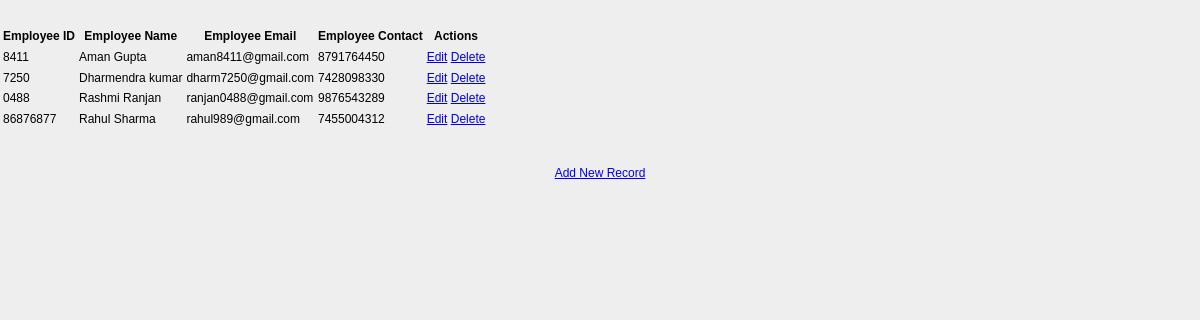
The page /show on the database its author committed.
### employee/models.py (models this page shows)
class Employee(models.Model):
    eid = models.CharField(max_length=20)
    ename = models.CharField(max_length=100)
    eemail = models.EmailField()
    econtact = models.CharField(max_length=15)
    class Meta:
        db_table = "employee"

### employee/views.py (the view)
# urls.py: path('show',views.show),
def show(request):
    employees = Employee.objects.all()
    return render(request,"show.html",{'employees':employees})

### employee/templates/show.html (shortened to what this page needs)
<!DOCTYPE html>
<html lang="en">
<head>
     {% load static %}
    <link rel="stylesheet" href="{% static 'css/style.css' %}"/>
</head>
<body>
<table class="table table-striped table-bordered table-sm">
    <thead class="thead-dark">
    <tr>
        <th>Employee ID</th>
        <th>Employee Name</th>
        <th>Employee Email</th>
        <th>Employee Contact</th>
        <th>Actions</th>
    </tr>
    </thead>
    <tbody>
{% for employee in employees %}
    <tr>
        <td>{{ employee.eid }}</td>
        <td>{{ employee.ename }}</td>
        <td>{{ employee.eemail }}</td>
        <td>{{ employee.econtact }}</td>
        <td>
            <a href="/edit/{{ employee.id }}"><span class="glyphicon glyphicon-pencil" >Edit</span></a>
            <a href="/delete/{{ employee.id }}">Delete</a>
        </td>
    </tr>
{% endfor %}
    </tbody>
</table>
<br>
<br>
<center><a href="/emp" class="btn btn-primary">Add New Record</a></center>
</body>
</html>

### employee/static/style.css (style rules this page uses)
body { font:12px/1.4 Verdana,Arial;background:#eee;height:100%;margin:25px 0;padding:0 }

### rows shown on the page
Employee: eid "8411", ename "Aman Gupta", eemail "aman8411@gmail.com", econtact "8791764450"
Employee: eid "7250", ename "Dharmendra kumar", eemail "dharm7250@gmail.com", econtact "7428098330"
Employee: eid "0488", ename "Rashmi Ranjan", eemail "ranjan0488@gmail.com", econtact "9876543289"
Employee: eid "86876877", ename "Rahul Sharma", eemail "rahul989@gmail.com", econtact "7455004312"
